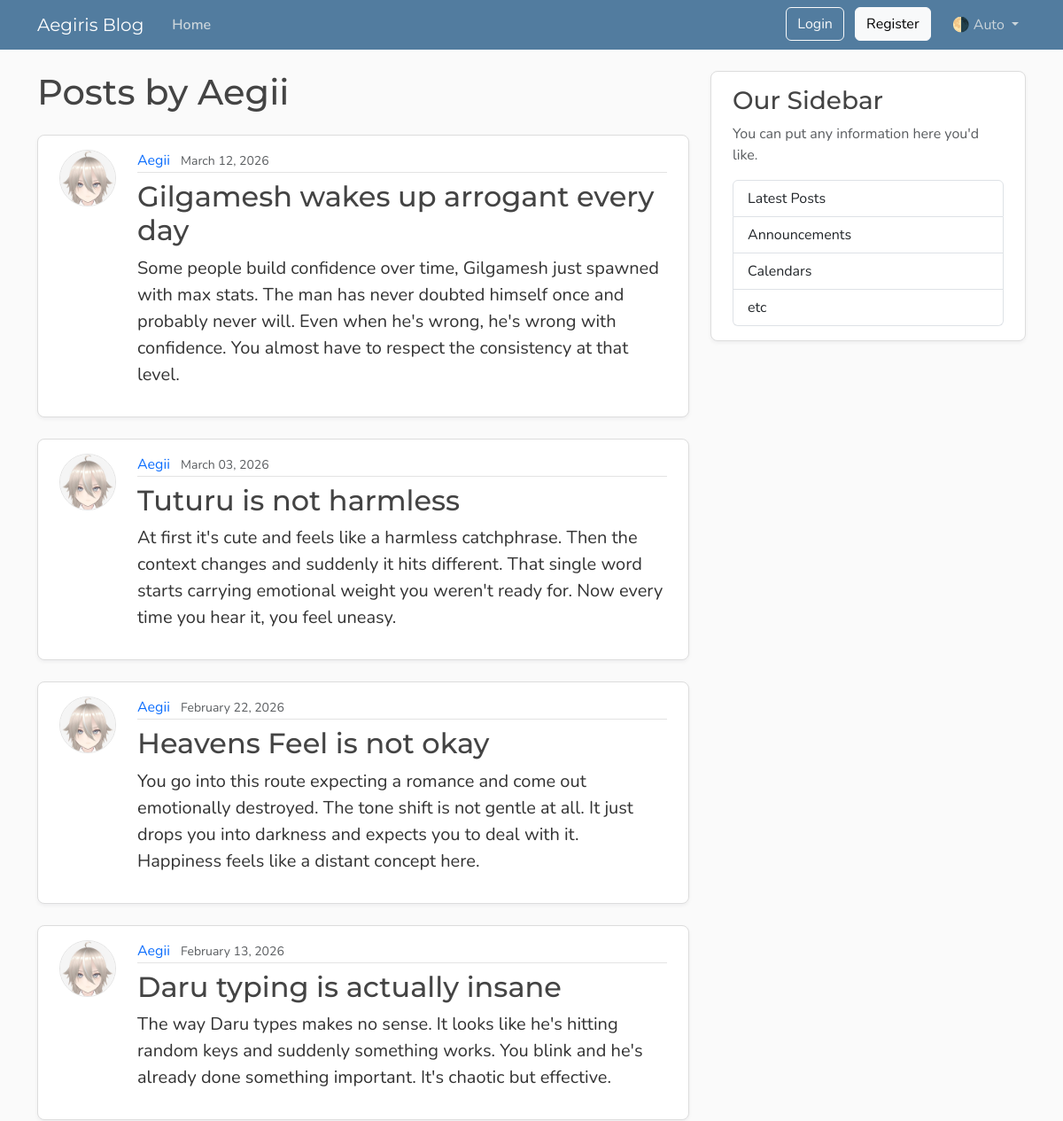
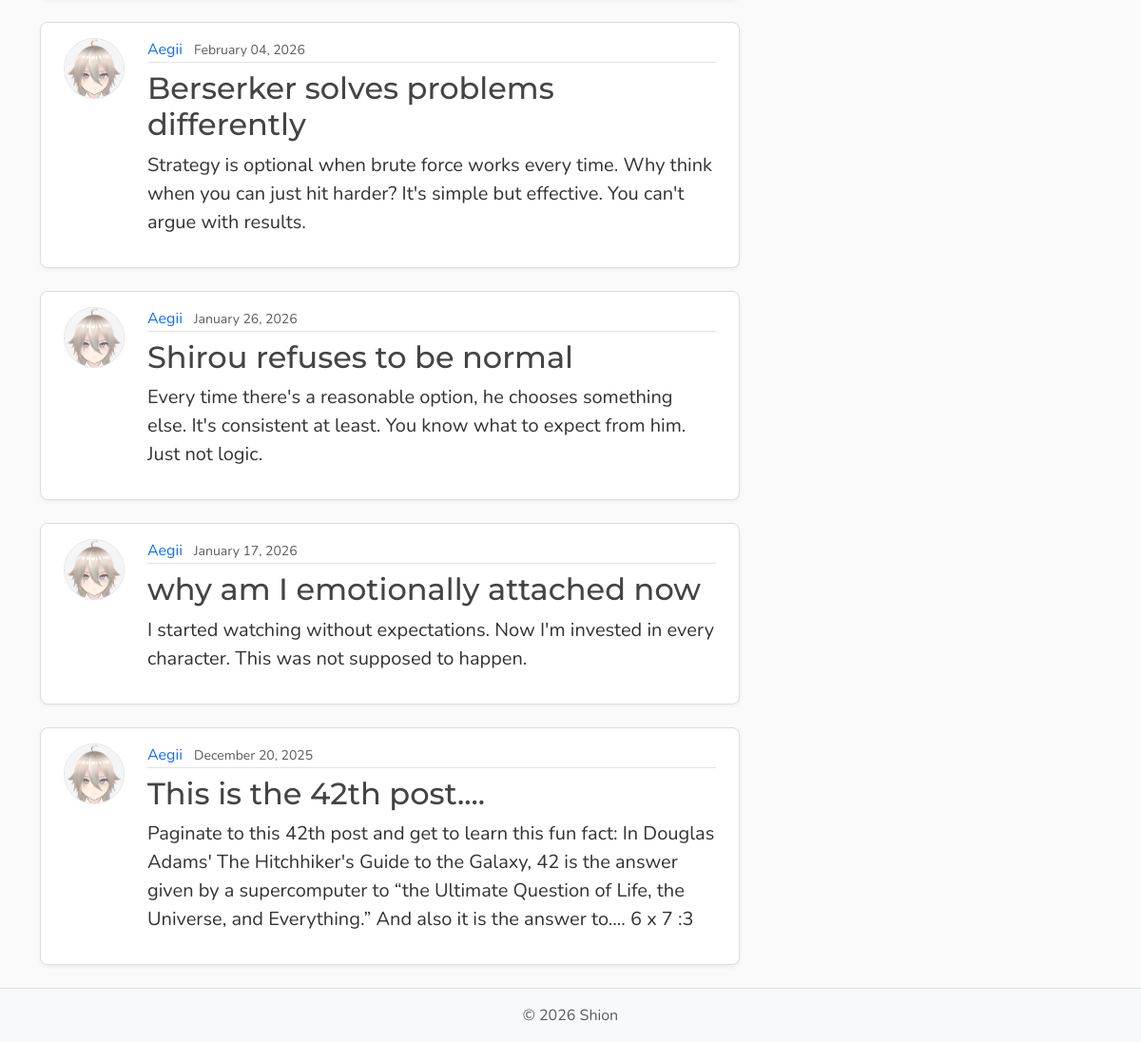
The page /users/1/posts on the database its author committed (2 pictures, top to bottom).
### models.py (models this page shows, shortened)
class User(Base):
    __tablename__ = "users"
    id: Mapped[int] = mapped_column(Integer, primary_key= True, index= True)
    username: Mapped[str] = mapped_column(String(50), unique= True, nullable= False)
    email: Mapped[str] = mapped_column(String(120), unique= True, nullable= False)
    password_hash: Mapped[str] = mapped_column(String(200), nullable=False)
    image_file: Mapped[str | None] = mapped_column(String(200), nullable=True, default=None)
    posts: Mapped[list[Post]] = relationship(back_populates="author", cascade="all, delete-orphan")

class Post(Base):
    __tablename__ = "posts"
    id: Mapped[int] = mapped_column(Integer, primary_key= True, index= True)
    title: Mapped[str] = mapped_column(String(100), nullable= False)
    content: Mapped[str] = mapped_column(Text, nullable= False)
    user_id: Mapped[str | None] = mapped_column(ForeignKey("users.id"), nullable=True, index=True)
    date_posted: Mapped[datetime] = mapped_column(DateTime(timezone=True),default=lambda: datetime.now(UTC))
    author: Mapped[User] = relationship(back_populates="posts")

### main.py (the view)
@app.get("/users/{user_id}/posts", include_in_schema=False, name='user_posts')
async def user_posts_page(request: Request, user_id: int, db: Annotated[AsyncSession, Depends(get_db)]):
    result = await db.execute(select(models.User).where(models.User.id == user_id))
    user = result.scalars().first()
    if not user:
        raise HTTPException(status_code=status.HTTP_404_NOT_FOUND)
    result = await db.execute(
        select(models.Post).options(selectinload(models.Post.author)).where(models.Post.user_id == user_id)
        .order_by(models.Post.date_posted.desc())
        )
    posts = result.scalars().all()
    return templates.TemplateResponse(request, "user_posts.html", {"posts": posts, "user": user, "title": f"{user.username}'s posts"})

### templates/user_posts.html
{% extends "layout.html" %}
{% block content %}
  <h1 class="mb-4">Posts by {{ user.username }}</h1>
  {% for post in posts %}
    <article class="content-section py-3 px-4 mb-4">
      <div class="d-flex align-items-start gap-4">
        <img class="rounded-circle article-img flex-shrink-0"
             src="{{ post.author.image_path }}"
             alt="{{ post.author.username }}'s profile picture"
             width="64"
             height="64"
             loading="lazy">
        <div class="flex-grow-1">
          <div class="article-metadata mb-2">
            <a class="me-2"
               href="{{ url_for('user_posts', user_id=post.author.id) }}">{{ post.author.username }}</a>
            <small class="text-body-secondary">{{ post.date_posted.strftime("%B %d, %Y") }}</small>
          </div>
          <h2>
            <a class="article-title"
               href="{{ url_for('post_page', post_id=post.id) }}">{{ post.title }}</a>
          </h2>
          <p class="article-content">{{ post.content }}</p>
        </div>
      </div>
    </article>
  {% else %}
    <p class="text-body-secondary">No posts by this user yet.</p>
  {% endfor %}
{% endblock content %}

### templates/layout.html (shortened to what this page needs)
<!DOCTYPE html>
<html lang="en">
  <head>
    <link href="https://cdn.jsdelivr.net/npm/bootstrap@5.3.8/dist/css/bootstrap.min.css"
          rel="stylesheet"
>
    <link rel="stylesheet" type="text/css" href="{{ url_for('static', path='css/main.css') }}">
  </head>
  <body class="d-flex flex-column min-vh-100">
    <header class="site-header">
      <nav class="navbar navbar-expand-md bg-steel fixed-top"
           data-bs-theme="dark">
        <div class="container">
          <a class="navbar-brand me-4" href="{{ url_for('home') }}">Aegiris Blog</a>
          <div class="collapse navbar-collapse" id="navbarToggle">
            <div class="navbar-nav me-auto">
              <a class="nav-link active" aria-current="page" href="{{ url_for("home") }}">Home</a>
            </div>
            <div class="navbar-nav">
              <div id="loggedOutNav">
                <a class="btn btn-outline-light mb-2 mb-md-0 me-md-2"
                    href="{{ url_for("login_page") }}">Login</a>
                <a class="btn btn-light mb-2 mb-md-0 me-md-3"
                    href="{{ url_for("register_page") }}">Register</a>
              </div>
              <div class="nav-item dropdown">
                <a class="nav-link dropdown-toggle"
                   href="#"
                   role="button"
                   id="bd-theme"
                   data-bs-toggle="dropdown"
                   aria-expanded="false">
                  <span id="bd-theme-text">🌗 Auto</span>
                </a>
              </div>
            </div>
          </div>
        </div>
      </nav>
    </header>
    <main role="main" class="container">
      <div class="row">
        <div class="col-md-8">
          {% block content %}
          {% endblock content %}
        </div>
        <aside class="col-md-4">
          <div class="content-section py-3 px-4 mb-4">
            <h3>Our Sidebar</h3>
            <p class="text-body-secondary">You can put any information here you'd like.</p>
            <ul class="list-group">
              <li class="list-group-item">Latest Posts</li>
              <li class="list-group-item">Announcements</li>
              <li class="list-group-item">Calendars</li>
              <li class="list-group-item">etc</li>
            </ul>
          </div>
        </aside>
      </div>
    </main>
    <footer class="mt-auto py-3 bg-body-tertiary border-top">
      <div class="container text-center">
        <p class="text-body-secondary mb-0">
          © <span id="year"></span> Shion
        </p>
      </div>
    </footer>
  </body>
</html>

### static/css/main.css (style rules this page uses)
:root { --font-heading: "Montserrat", system-ui, -apple-system, BlinkMacSystemFont, sans-serif; --font-body: "Nunito", system-ui, -apple-system, BlinkMacSystemFont, sans-serif; --color-bg-body: #fafafa; --color-bg-content: #ffffff; --color-text-primary: #333333; --color-text-heading: #444444; --color-steel: #527c9f; --color-nav-link: #cbd5db; --color-nav-link-hover: #ffffff; --color-link-hover: #428bca; --color-border: #dddddd; --color-border-light: #e3e3e3; --spacing-xl: 5rem; --article-img-size: 4rem; --account-img-size: 7.813rem; }
body { font-family: var(--font-body); background: var(--color-bg-body); color: var(--color-text-primary); }
main { padding-top: var(--spacing-xl); }
h1, h2, h3, h4, h5, h6 { font-family: var(--font-heading); color: var(--color-text-heading); }
.navbar-brand { font-family: var(--font-heading); }
a { text-decoration: none; }
.bg-steel { background-color: var(--color-steel); }
.site-header .navbar-nav .nav-link { color: var(--color-nav-link); transition: color 0.2s ease-in-out; }
.site-header .navbar-nav .nav-link.active { font-weight: 600; }
.content-section { background: var(--color-bg-content); border: 1px solid var(--color-border); border-radius: 0.5rem; box-shadow: 0 2px 4px rgba(15, 23, 42, 0.05); transition: box-shadow 0.15s ease, transform 0.15s ease, border-color 0.15s ease; }
.article-title { color: var(--color-text-heading); transition: color 0.2s ease-in-out; }
.article-content { white-space: pre-line; font-size: 1.25rem; }
.article-img { height: var(--article-img-size); width: var(--article-img-size); flex-shrink: 0; object-fit: cover; border: 1px solid var(--color-border-light); box-shadow: 0 0 0 2px var(--color-bg-content); }
.article-metadata { padding-bottom: 0.063rem; border-bottom: 1px solid var(--color-border-light); }
.article-metadata a { transition: color 0.2s ease-in-out; }
[data-bs-theme="dark"] { --color-bg-body: #1a1a1a; --color-bg-content: #2d2d2d; --color-text-primary: #e0e0e0; --color-text-heading: #f0f0f0; --color-border: #404040; --color-border-light: #4a4a4a; }

### rows shown on the page
User: username "Aegii"
Post: author.image_path (picture), author.username "Aegii", date_posted "March 12, 2026", title "Gilgamesh wakes up arrogant every day", content "Some people build confidence over time, Gilgamesh just spawned with max stats. The man has never doubted himself once and probably never will. Even when he's wrong, he's wrong with confidence. You almost have to respect the consistency at that level."
Post: author.image_path (picture), author.username "Aegii", date_posted "March 03, 2026", title "Tuturu is not harmless", content "At first it's cute and feels like a harmless catchphrase. Then the context changes and suddenly it hits different. That single word starts carrying emotional weight you weren't ready for. Now every time you hear it, you feel uneasy."
Post: author.image_path (picture), author.username "Aegii", date_posted "February 22, 2026", title "Heavens Feel is not okay", content "You go into this route expecting a romance and come out emotionally destroyed. The tone shift is not gentle at all. It just drops you into darkness and expects you to deal with it. Happiness feels like a distant concept here."
Post: author.image_path (picture), author.username "Aegii", date_posted "February 13, 2026", title "Daru typing is actually insane", content "The way Daru types makes no sense. It looks like he's hitting random keys and suddenly something works. You blink and he's already done something important. It's chaotic but effective."
Post: author.image_path (picture), author.username "Aegii", date_posted "February 04, 2026", title "Berserker solves problems differently", content "Strategy is optional when brute force works every time. Why think when you can just hit harder? It's simple but effective. You can't argue with results."
Post: author.image_path (picture), author.username "Aegii", date_posted "January 26, 2026", title "Shirou refuses to be normal", content "Every time there's a reasonable option, he chooses something else. It's consistent at least. You know what to expect from him. Just not logic."
Post: author.image_path (picture), author.username "Aegii", date_posted "January 17, 2026", title "why am I emotionally attached now", content "I started watching without expectations. Now I'm invested in every character. This was not supposed to happen."
Post: author.image_path (picture), author.username "Aegii", date_posted "December 20, 2025", title "This is the 42th post....", content "Paginate to this 42th post and get to learn this fun fact: In Douglas Adams' The Hitchhiker's Guide to the Galaxy, 42 is the answer given by a supercomputer to “the Ultimate Question of Life, the Universe, and Everything.” And also it is the answer to.... 6 x 7 :3"
